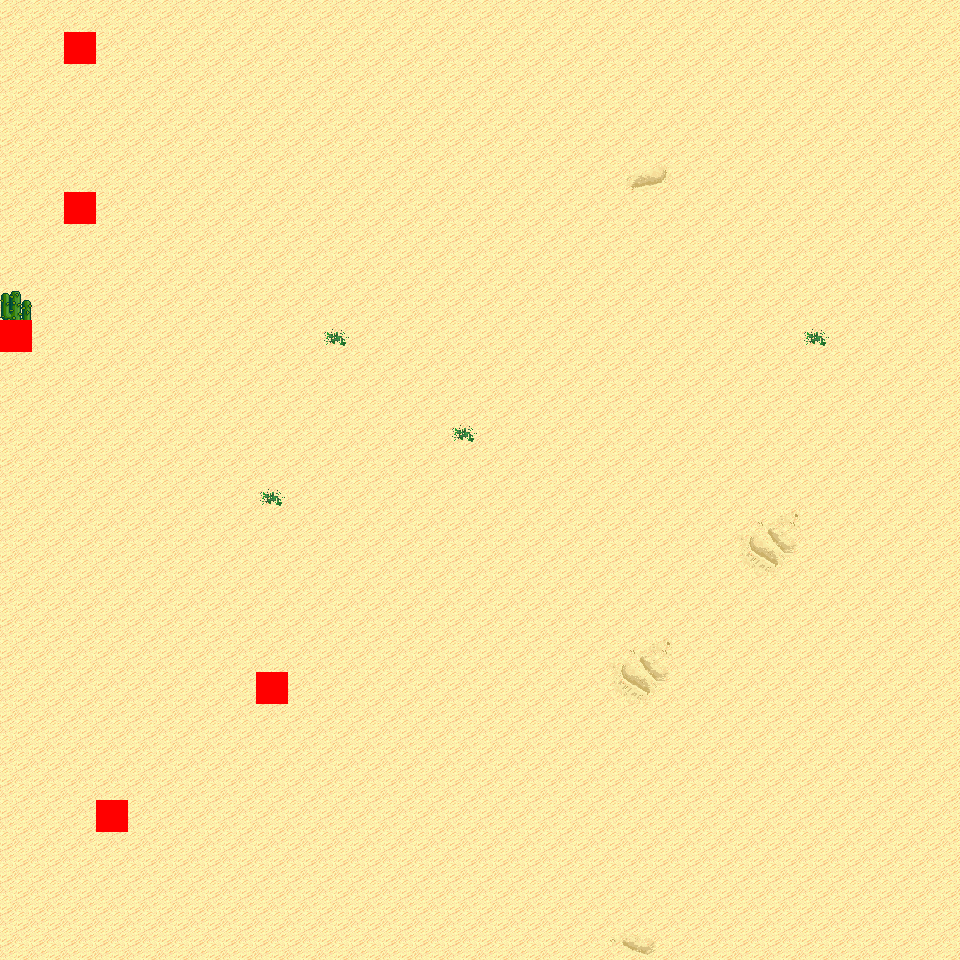

This is a level from a 2D game, rendered from its Tiled map with the project's own tilesets. A one-line summary and the map file follow, with tile-layer data summarised:
An orthogonal 30x30 tile map with 32x32 px tiles, 6 tile layers (Ground, Object, Object2, Above, ...), 8 tilesets and 5 objects (5x mapExit).

<map version="1.0" orientation="orthogonal" renderorder="right-down" width="30" height="30" tilewidth="32" tileheight="32" nextobjectid="6">
  <tileset firstgid="1" name="tileset_logic_collision" tilewidth="32" tileheight="32" tilecount="1" columns="1">
    <image source="../drawable/tileset_logic_collision.png" width="32" height="32" />
  </tileset>
  <tileset firstgid="2" name="tileset_ground_ground" tilewidth="32" tileheight="32" tilecount="33" columns="3">
    <image source="../drawable/tileset_ground_ground.png" width="96" height="352" />
  </tileset>
  <tileset firstgid="35" name="tileset_ground_ridge_earth_pale" tilewidth="32" tileheight="32" tilecount="96" columns="12">
    <image source="../drawable/tileset_ground_ridge_earth_pale.png" width="384" height="256" />
  </tileset>
  <tileset firstgid="131" name="tileset_ground_ridge_earth_dark" tilewidth="32" tileheight="32" tilecount="96" columns="12">
    <image source="../drawable/tileset_ground_ridge_earth_dark.png" width="384" height="256" />
  </tileset>
  <tileset firstgid="227" name="tileset_terrain_desert" tilewidth="32" tileheight="32" tilecount="88" columns="8">
    <image source="../drawable/tileset_terrain_desert.png" width="256" height="352" />
  </tileset>
  <tileset firstgid="315" name="tileset_plant_tree_tree_darkgreen" tilewidth="32" tileheight="32" tilecount="88" columns="8">
    <image source="../drawable/tileset_plant_tree_tree_darkgreen.png" width="256" height="352" />
  </tileset>
  <tileset firstgid="403" name="tileset_ground_sand_2" tilewidth="32" tileheight="32" tilecount="15" columns="5">
    <image source="../drawable/tileset_ground_sand_2.png" width="160" height="96" />
  </tileset>
  <tileset firstgid="418" name="tileset_plant_cactus_2" tilewidth="32" tileheight="32" tilecount="10" columns="5">
    <image source="../drawable/tileset_plant_cactus_2.png" width="160" height="64" />
  </tileset>
  <layer name="Ground" width="30" height="30">
    <data>[900 cells, 900 non-empty, 11 distinct tile ids]</data>
  </layer>
  <layer name="Object" width="30" height="30">
    <data>[900 cells, 4 non-empty, 2 distinct tile ids]</data>
  </layer>
  <layer name="Object2" width="30" height="30">
    <data>[900 cells, 0 non-empty, 0 distinct tile ids]</data>
  </layer>
  <layer name="Above" width="30" height="30">
    <data>[900 cells, 1 non-empty, 1 distinct tile ids]</data>
  </layer>
  <layer name="Above2" width="30" height="30">
    <data>[900 cells, 0 non-empty, 0 distinct tile ids]</data>
  </layer>
  <layer name="Walkable" width="30" height="30">
    <data>[900 cells, 5 non-empty, 1 distinct tile ids]</data>
  </layer>
  <objectgroup name="MapEvents">
    <object id="1" name="north" type="mapExit" x="0" y="0" width="960" height="32">
      <properties>
        <property name="map" value="level_0_x3_y110" />
        <property name="x" value="0" />
        <property name="y" value="28" />
      </properties>
    </object>
    <object id="2" name="south" type="mapExit" x="0" y="928" width="960" height="32">
      <properties>
        <property name="map" value="level_0_x3_y112" />
        <property name="x" value="0" />
        <property name="y" value="1" />
      </properties>
    </object>
    <object id="3" name="west" type="mapExit" x="0" y="0" width="32" height="320">
      <properties>
        <property name="map" value="level_0_x2_y111" />
        <property name="x" value="28" />
        <property name="y" value="0" />
      </properties>
    </object>
    <object id="4" name="west2" type="mapExit" x="0" y="352" width="32" height="608">
      <properties>
        <property name="map" value="level_0_x2_y111" />
        <property name="x" value="28" />
        <property name="y" value="11" />
      </properties>
    </object>
    <object id="5" name="east" type="mapExit" x="928" y="0" width="32" height="960">
      <properties>
        <property name="map" value="level_0_x4_y111" />
        <property name="x" value="1" />
        <property name="y" value="0" />
      </properties>
    </object>
  </objectgroup>
</map>
